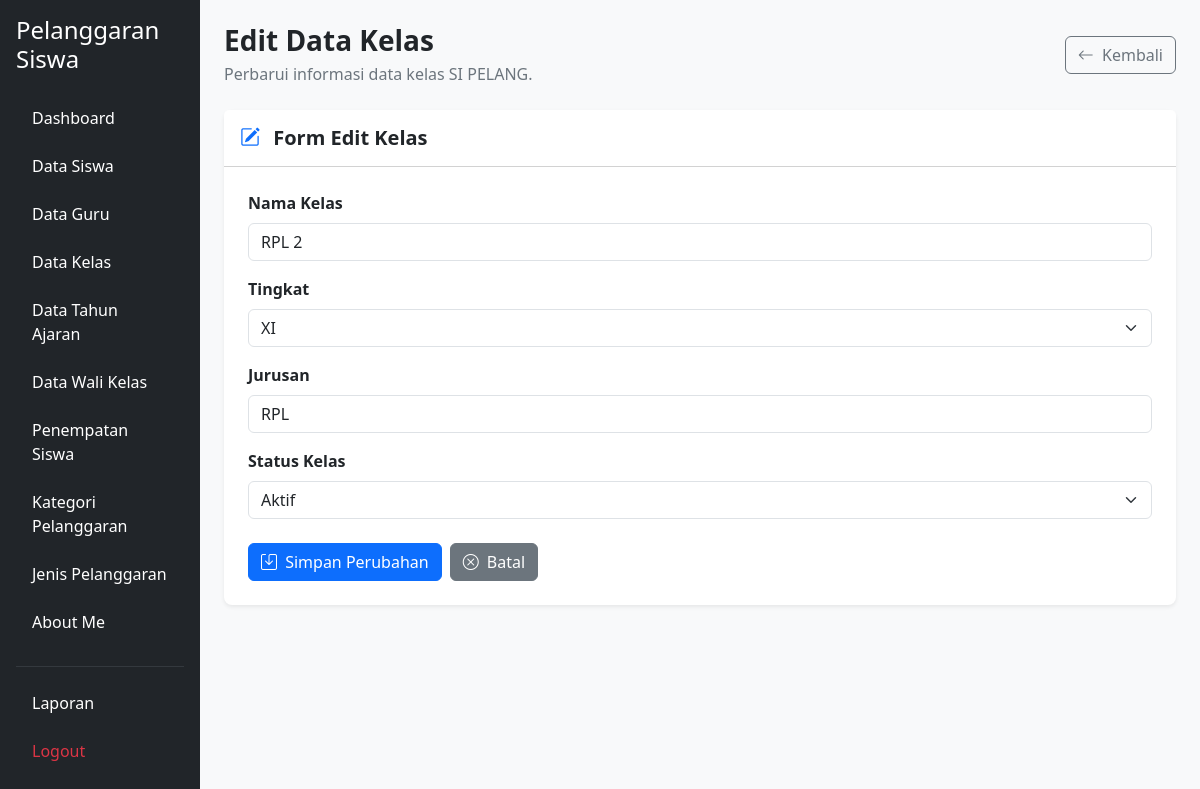
/edit_kelas.php?id=6 (signed in), run on an earlier commit of the app's database.
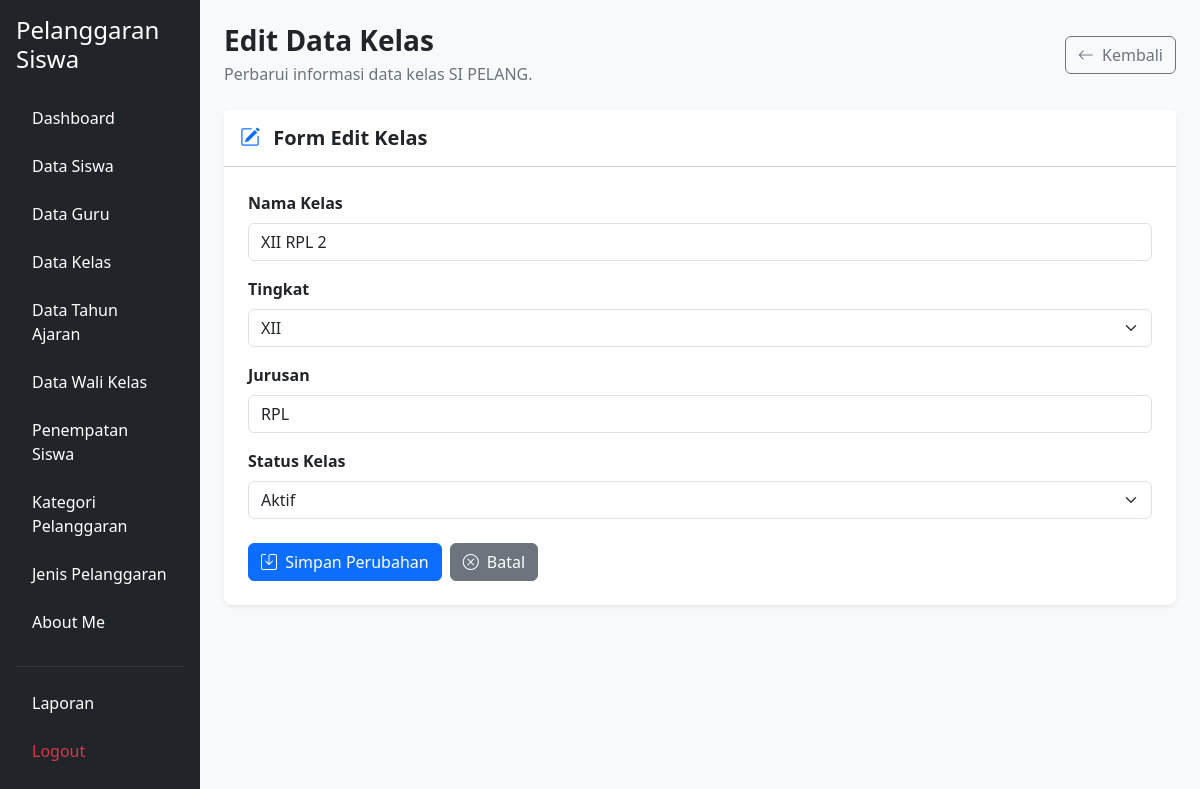
And on a later commit of the database.
### tables this page shows
CREATE TABLE `t_kelas` (
  `id` int(11) NOT NULL,
  `nama` varchar(100) DEFAULT NULL,
  `tingkat` varchar(20) NOT NULL,
  `jurusan` varchar(100) NOT NULL,
  `status_aktif` tinyint(1) NOT NULL,
  `created_at` timestamp NOT NULL DEFAULT current_timestamp(),
  `updated_at` timestamp NOT NULL DEFAULT current_timestamp()
);

### edit_kelas.php (the view, shortened to what this page needs)
<?php
include 'config/koneksi.php';
$id = (int) $_GET['id'];
$query = mysqli_query($koneksi, "
    SELECT *
    FROM t_kelas
    WHERE id = $id
");
$data = mysqli_fetch_assoc($query);
?>
<!DOCTYPE html>
<html lang="id">
<head>
    <link href="https://cdn.jsdelivr.net/npm/bootstrap@5.3.8/dist/css/bootstrap.min.css"
          rel="stylesheet">
    <link href="https://cdn.jsdelivr.net/npm/bootstrap-icons@1.11.3/font/bootstrap-icons.min.css"
          rel="stylesheet">
</head>
<body class="bg-light">
<div class="container-fluid">
    <div class="row">
        <?php include 'layout/sidebar.php'; ?>
        <main class="col-md-9 col-lg-10 p-4">
            <div class="d-flex justify-content-between align-items-center mb-4">
                <div>
                    <h3 class="fw-bold mb-1">Edit Data Kelas</h3>
                    <p class="text-secondary mb-0">
                        Perbarui informasi data kelas SI PELANG.
                    </p>
                </div>
                <a href="kelola_kelas.php" class="btn btn-outline-secondary">
                    <i class="bi bi-arrow-left me-1"></i>
                    Kembali
                </a>
            </div>
            <div class="card border-0 shadow-sm rounded-3">
                <div class="card-header bg-white py-3">
                    <h5 class="fw-bold mb-0">
                        <i class="bi bi-pencil-square text-primary me-2"></i>
                        Form Edit Kelas
                    </h5>
                </div>
                <div class="card-body p-4">
                    <form action="proses_edit_kelas.php"
                          method="POST"
                          onsubmit="return confirm('Yakin ingin menyimpan perubahan data kelas?');">
                        <div class="mb-3">
                            <label for="nama" class="form-label fw-semibold">
                                Nama Kelas
                            </label>
                            <input type="text"
                                   class="form-control"
                                   id="nama"
                                   name="nama"
                                   value="<?= htmlspecialchars($data['nama']); ?>"
                                   placeholder="Contoh: XII RPL 1"
                                   required>
                        </div>
                        <div class="mb-3">
                            <label for="tingkat" class="form-label fw-semibold">
                                Tingkat
                            </label>
                            <select class="form-select"
                                    id="tingkat"
                                    name="tingkat"
                                    required>
                                <option value="XI"
                                    <?= $data['tingkat'] == 'XI' ? 'selected' : ''; ?>>
                                    XI
                                </option>
                                <option value="XII"
                                    <?= $data['tingkat'] == 'XII' ? 'selected' : ''; ?>>
                                    XII
                                </option>
                            </select>
                        </div>
                        <div class="mb-3">
                            <label for="jurusan" class="form-label fw-semibold">
                                Jurusan
                            </label>
                            <input type="text"
                                   class="form-control"
                                   id="jurusan"
                                   name="jurusan"
                                   value="<?= htmlspecialchars($data['jurusan']); ?>"
                                   placeholder="Contoh: RPL"
                                   required>
                        </div>
                        <div class="mb-4">
                            <label for="status_aktif" class="form-label fw-semibold">
                                Status Kelas
                            </label>
                            <select class="form-select"
                                    id="status_aktif"
                                    name="status_aktif"
                                    required>
                                <option value="1"
                                    <?= (int) $data['status_aktif'] == 1 ? 'selected' : ''; ?>>
                                    Aktif
                                </option>
                            </select>
                        </div>
                        <div class="d-flex gap-2">
                            <button type="submit" class="btn btn-primary">
                                <i class="bi bi-save me-1"></i>
                                Simpan Perubahan
                            </button>
                            <a href="kelola_kelas.php" class="btn btn-secondary">
                                <i class="bi bi-x-circle me-1"></i>
                                Batal
                            </a>
                        </div>
                    </form>
                </div>
            </div>
        </main>
    </div>
</div>
</body>
</html>

### layout/sidebar.php (shortened to what this page needs)
<?php
$current_page = basename($_SERVER['PHP_SELF']);
$role = $_SESSION['role'] ?? '';
if ($role === "admin") {
?>
    <div class="col-md-3 col-lg-2 bg-dark min-vh-100 p-3">
        <h4 class="text-white mb-4">
            Pelanggaran Siswa
        </h4>
        <ul class="nav nav-pills flex-column">
            <li class="nav-item mb-2">
                <a href="dashboard.php"
                   class="nav-link <?= ($current_page == 'dashboard.php') ? 'active' : 'text-white' ?>">
                    Dashboard
                </a>
            </li>
            <li class="nav-item mb-2">
                <a href="kelola_siswa.php"
                   class="nav-link <?= ($current_page == 'kelola_siswa.php') ? 'active' : 'text-white' ?>">
                    Data Siswa
                </a>
            </li>
            <li class="nav-item mb-2">
                <a href="kelola_guru.php"
                   class="nav-link <?= ($current_page == 'kelola_guru.php') ? 'active' : 'text-white' ?>">
                    Data Guru
                </a>
            </li>
            <li class="nav-item mb-2">
                <a href="kelola_kelas.php"
                   class="nav-link <?= ($current_page == 'kelola_kelas.php') ? 'active' : 'text-white' ?>">
                    Data Kelas
                </a>
            </li>
            <li class="nav-item mb-2">
                <a href="kelola_tahun_ajaran.php"
                   class="nav-link <?= ($current_page == 'kelola_tahun_ajaran.php') ? 'active' : 'text-white' ?>">
                    Data Tahun Ajaran
                </a>
            </li>
            <li class="nav-item mb-2">
                <a href="kelola_wali_kelas.php"
                   class="nav-link <?= ($current_page == 'kelola_wali_kelas.php') ? 'active' : 'text-white' ?>">
                    Data Wali Kelas
                </a>
            </li>
            <li class="nav-item mb-2">
                <a href="penempatan_siswa.php"
                   class="nav-link <?= ($current_page == 'penempatan_siswa.php') ? 'active' : 'text-white' ?>">
                    Penempatan Siswa
                </a>
            </li>
            <li class="nav-item mb-2">
                <a href="kelola_pelanggaran_kategori.php"
                   class="nav-link <?= ($current_page == 'kelola_pelanggaran_kategori.php') ? 'active' : 'text-white' ?>">
                    Kategori Pelanggaran
                </a>
            </li>
            <li class="nav-item mb-2">
                <a href="kelola_jenis_pelanggaran.php"
                   class="nav-link <?= ($current_page == 'kelola_jenis_pelanggaran.php') ? 'active' : 'text-white' ?>">
                    Jenis Pelanggaran
                </a>
            </li>
            <li class="nav-item mb-2">
                <a href="about_me.php"
                   class="nav-link <?= ($current_page == 'about_me.php') ? 'active' : 'text-white' ?>">
                    About Me
                </a>
            </li>
            <hr class="text-secondary">
            <li class="nav-item mb-2">
                <a href="laporan.php"
                   class="nav-link <?= ($current_page == 'laporan.php') ? 'active' : 'text-white' ?>">
                    Laporan
                </a>
            </li>
            <li class="nav-item">
                <a href="logout.php" class="nav-link text-danger">
                    Logout
                </a>
            </li>
        </ul>
    </div>
<?php
}
?>

What changed in the data, as far as the page shows it:
changed t_kelas "RPL": nama "RPL 2" → "XII RPL 2"; tingkat "XI" → "XII"
